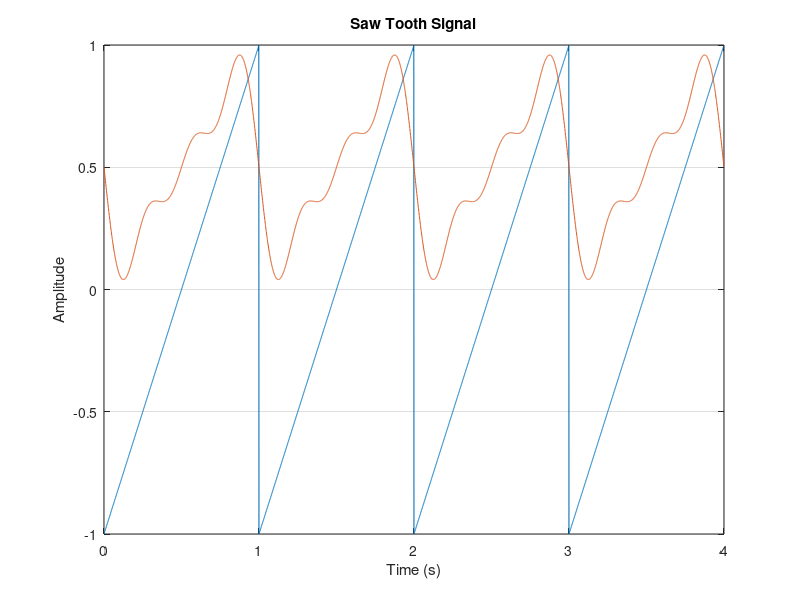

The MATLAB source for this figure:
freq = 1; % Sawtooth frequency 1Hz
T = 4 * freq ; 
fs = 1000; % Sampling Rate
t = 0:1/fs:T-1/fs;
x = sawtooth(2*pi*freq*t);
figure(1);
plot(t,x)
title('Saw Tooth Signal');
xlabel('Time (s)');
ylabel('Amplitude');
acc = 0 ;
n = 3 ; % Number of harmonics.
for i = 1  : n
    acc = acc + (1 / i) * sin((i * pi * t) / 0.5) ;
end
acc = 0.5 - (1 / pi)*(acc) ;
hold on
plot(t , acc)
hold off
grid on